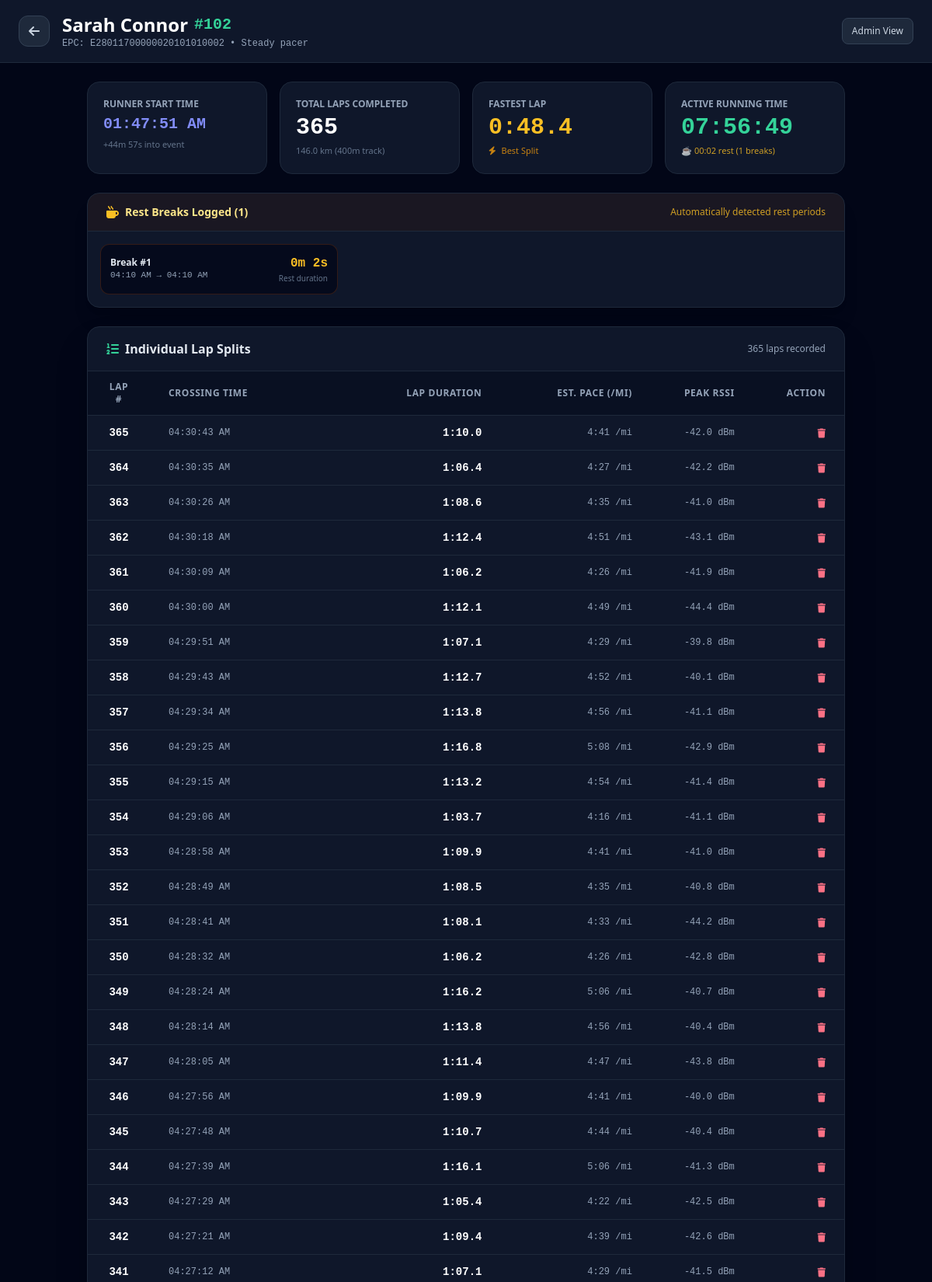
The app's page /runner/102 (upper part) with its own data.
### tables this page shows
CREATE TABLE participants (
                bib_number INTEGER PRIMARY KEY,
                name TEXT NOT NULL,
                epc TEXT UNIQUE NOT NULL,
                notes TEXT DEFAULT '',
                created_at REAL NOT NULL
            , start_time REAL DEFAULT NULL, last_crossing_time REAL DEFAULT NULL);

CREATE TABLE laps (
                id INTEGER PRIMARY KEY AUTOINCREMENT,
                bib_number INTEGER NOT NULL,
                lap_number INTEGER NOT NULL,
                crossing_time REAL NOT NULL,
                lap_duration_seconds REAL NOT NULL,
                peak_rssi REAL DEFAULT 0.0,
                manual_entry INTEGER DEFAULT 0,
                FOREIGN KEY(bib_number) REFERENCES participants(bib_number) ON DELETE CASCADE
            );

CREATE TABLE breaks (
                id INTEGER PRIMARY KEY AUTOINCREMENT,
                bib_number INTEGER NOT NULL,
                break_number INTEGER NOT NULL,
                start_time REAL NOT NULL,
                end_time REAL NOT NULL,
                duration_seconds REAL NOT NULL,
                FOREIGN KEY(bib_number) REFERENCES participants(bib_number) ON DELETE CASCADE
            );

### web/app.py (the view)
@app.get("/runner/{bib}", response_class=HTMLResponse)
async def runner_page(request: Request, bib: int):
    participant = db.get_participant_by_bib(bib)
    if not participant:
        raise HTTPException(status_code=404, detail="Runner not found")
    laps = db.get_laps_for_runner(bib)
    breaks = db.get_breaks_for_runner(bib)
    event_state = db.get_event_state()
    return templates.TemplateResponse(
        request=request,
        name="runner_detail.html",
        context={
            "runner": participant,
            "laps": laps,
            "breaks": breaks,
            "event": event_state
        }
    )

### web/templates/runner_detail.html (shortened to what this page needs)
<!DOCTYPE html>
<html lang="en" class="dark">
<head>
  <script src="https://cdn.tailwindcss.com"></script>
  <link rel="stylesheet" href="https://cdnjs.cloudflare.com/ajax/libs/font-awesome/6.4.0/css/all.min.css">
</head>
<body class="bg-slate-950 text-slate-100 min-h-screen flex flex-col font-sans antialiased">
  <header class="bg-slate-900 border-b border-slate-800 px-6 py-4 flex items-center justify-between sticky top-0 z-50">
    <div class="flex items-center space-x-4">
      <a href="/leaderboard" class="w-10 h-10 rounded-xl bg-slate-800 hover:bg-slate-700 border border-slate-700 flex items-center justify-center text-slate-300 font-bold transition">
        <i class="fa-solid fa-arrow-left"></i>
      </a>
      <div>
        <h1 class="text-2xl font-black text-white flex items-center gap-2">
          {{ runner.name }}
          <span class="text-emerald-400 font-mono text-xl">#{{ runner.bib_number }}</span>
        </h1>
        <p class="text-xs text-slate-400 font-mono">EPC: {{ runner.epc }} {% if runner.notes %}• {{ runner.notes }}{% endif %}</p>
      </div>
    </div>
    <div class="flex items-center space-x-3">
      <a href="/admin" class="text-xs bg-slate-800 hover:bg-slate-700 text-slate-300 px-3 py-2 rounded-lg border border-slate-700 font-medium">
        Admin View
      </a>
    </div>
  </header>
  <main class="flex-1 max-w-5xl w-full mx-auto p-6 space-y-6">
    <div class="grid grid-cols-2 md:grid-cols-4 gap-4">
      <div class="bg-slate-900 border border-slate-800 p-5 rounded-2xl">
        <div class="text-xs text-slate-400 uppercase font-semibold">Runner Start Time</div>
        <div class="text-xl font-black text-indigo-400 font-mono mt-1">
        </div>
        <div class="text-[11px] text-slate-500 mt-1">
          {% if runner.start_time and event.start_time %}
            {% set offset_sec = runner.start_time - event.start_time %}
            +{{ (offset_sec // 60) | int }}m {{ (offset_sec % 60) | int }}s into event
          {% else %}
            Chip Start on 1st crossing
          {% endif %}
        </div>
      </div>
      <div class="bg-slate-900 border border-slate-800 p-5 rounded-2xl">
        <div class="text-xs text-slate-400 uppercase font-semibold">Total Laps Completed</div>
        <div class="text-3xl font-black text-white font-mono mt-1">{{ laps | length }}</div>
        <div class="text-[11px] text-slate-500 mt-1">{{ ((laps | length) * 0.4) | round(2) }} km (400m track)</div>
      </div>
      <div class="bg-slate-900 border border-slate-800 p-5 rounded-2xl">
        <div class="text-xs text-slate-400 uppercase font-semibold">Fastest Lap</div>
        {% set fastest = laps | map(attribute='lap_duration_seconds') | min if laps else None %}
        <div class="text-3xl font-black text-amber-400 font-mono mt-1">
          {% if fastest %}
            {{ (fastest // 60) | int }}:{{ "%04.1f" | format(fastest % 60) }}
          {% else %}
            --:--
          {% endif %}
        </div>
        <div class="text-[11px] text-amber-500/80 mt-1"><i class="fa-solid fa-bolt mr-1"></i> Best Split</div>
      </div>
      <div class="bg-slate-900 border border-slate-800 p-5 rounded-2xl">
        <div class="text-xs text-slate-400 uppercase font-semibold">Active Running Time</div>
        {% set total_sec = laps | sum(attribute='lap_duration_seconds') if laps else 0 %}
        <div class="text-3xl font-black text-emerald-400 font-mono mt-1">
          {{ "%02d:%02d:%02d" | format((total_sec // 3600) | int, ((total_sec % 3600) // 60) | int, (total_sec % 60) | int) }}
        </div>
        {% set total_rest = breaks | sum(attribute='duration_seconds') if breaks else 0 %}
        <div class="text-[11px] text-amber-400/80 mt-1">
          ☕ {{ "%02d:%02d" | format((total_rest // 60) | int, (total_rest % 60) | int) }} rest ({{ breaks | length }} breaks)
        </div>
      </div>
    </div>
    {% if breaks %}
    <div class="bg-slate-900 border border-slate-800 rounded-2xl overflow-hidden shadow-xl">
      <div class="px-6 py-3.5 border-b border-slate-800 flex items-center justify-between bg-amber-950/20">
        <div class="flex items-center space-x-2">
          <i class="fa-solid fa-mug-hot text-amber-400"></i>
          <h2 class="text-sm font-bold text-amber-200">Rest Breaks Logged ({{ breaks | length }})</h2>
        </div>
        <span class="text-xs text-amber-400/80">Automatically detected rest periods</span>
      </div>
      <div class="p-4 grid grid-cols-1 md:grid-cols-3 gap-3">
        {% for b in breaks %}
        <div class="bg-slate-950/70 border border-amber-900/40 rounded-xl p-3 flex justify-between items-center">
          <div>
            <div class="text-xs font-bold text-slate-200">Break #{{ b.break_number }}</div>
            <div class="text-[11px] text-slate-400 font-mono">
              →
            </div>
          </div>
          <div class="text-right">
            <div class="text-base font-black font-mono text-amber-400">
              {{ (b.duration_seconds // 60) | int }}m {{ (b.duration_seconds % 60) | int }}s
            </div>
            <div class="text-[10px] text-slate-500">Rest duration</div>
          </div>
        </div>
        {% endfor %}
      </div>
    </div>
    {% endif %}
    <div class="bg-slate-900 border border-slate-800 rounded-2xl overflow-hidden shadow-2xl">
      <div class="px-6 py-4 border-b border-slate-800 flex justify-between items-center">
        <h2 class="text-base font-bold text-slate-200 flex items-center gap-2">
          <i class="fa-solid fa-list-ol text-emerald-400"></i> Individual Lap Splits
        </h2>
        <span class="text-xs text-slate-400">{{ laps | length }} laps recorded</span>
      </div>
      <div class="overflow-x-auto">
        <table class="w-full text-left border-collapse">
          <thead>
            <tr class="border-b border-slate-800 text-xs font-semibold text-slate-400 uppercase tracking-wider bg-slate-950/40">
              <th class="py-3 px-6 text-center w-20">Lap #</th>
              <th class="py-3 px-6">Crossing Time</th>
              <th class="py-3 px-6 text-right">Lap Duration</th>
              <th class="py-3 px-6 text-right">Est. Pace (/mi)</th>
              <th class="py-3 px-6 text-center">Peak RSSI</th>
              <th class="py-3 px-6 text-right w-24">Action</th>
            </tr>
          </thead>
          <tbody class="divide-y divide-slate-800 text-sm">
            {% for lap in laps | reverse %}
            <tr class="hover:bg-slate-800/40">
              <td class="py-3 px-6 text-center font-mono font-bold text-white">{{ lap.lap_number }}</td>
              <td class="py-3 px-6 font-mono text-xs text-slate-400">
              </td>
              <td class="py-3 px-6 text-right font-mono font-bold text-white">
                {{ (lap.lap_duration_seconds // 60) | int }}:{{ "%04.1f" | format(lap.lap_duration_seconds % 60) }}
              </td>
              <td class="py-3 px-6 text-right font-mono text-xs text-slate-400">
                {% set pace_sec_per_mile = (lap.lap_duration_seconds / 0.24855) %}
                {{ (pace_sec_per_mile // 60) | int }}:{{ "%02d" | format((pace_sec_per_mile % 60) | int) }} /mi
              </td>
              <td class="py-3 px-6 text-center font-mono text-xs text-slate-400">
                {% if lap.peak_rssi %}
                  {{ lap.peak_rssi }} dBm
                {% else %}
                  -
                {% endif %}
              </td>
              <td class="py-3 px-6 text-right">
                <button onclick="deleteLap({{ lap.id }})" title="Delete Lap" class="text-xs text-rose-400 hover:text-rose-300">
                  <i class="fa-solid fa-trash"></i>
                </button>
              </td>
            </tr>
            {% endfor %}
          </tbody>
        </table>
      </div>
    </div>
  </main>
</body>
</html>

### records on screen
participants: name "Sarah Connor", bib_number "102", epc "E28011700000020101010002", notes "Steady pacer"
laps: lap_duration_seconds "0", fastest%60 "48.4"
breaks: break_number "1", duration_seconds "0", (b.duration_seconds%60)|int "2"
laps: lap_number "365", lap_duration_seconds "1", lap.lap_duration_seconds%60 "10.0", value "4", value "41", peak_rssi "-42.0"
laps: lap_number "364", lap_duration_seconds "1", lap.lap_duration_seconds%60 "06.4", value "4", value "27", peak_rssi "-42.2"
laps: lap_number "363", lap_duration_seconds "1", lap.lap_duration_seconds%60 "08.6", value "4", value "35", peak_rssi "-41.0"
laps: lap_number "362", lap_duration_seconds "1", lap.lap_duration_seconds%60 "12.4", value "4", value "51", peak_rssi "-43.1"
laps: lap_number "361", lap_duration_seconds "1", lap.lap_duration_seconds%60 "06.2", value "4", value "26", peak_rssi "-41.9"
laps: lap_number "360", lap_duration_seconds "1", lap.lap_duration_seconds%60 "12.1", value "4", value "49", peak_rssi "-44.4"
laps: lap_number "359", lap_duration_seconds "1", lap.lap_duration_seconds%60 "07.1", value "4", value "29", peak_rssi "-39.8"
laps: lap_number "358", lap_duration_seconds "1", lap.lap_duration_seconds%60 "12.7", value "4", value "52", peak_rssi "-40.1"
laps: lap_number "357", lap_duration_seconds "1", lap.lap_duration_seconds%60 "13.8", value "4", value "56", peak_rssi "-41.1"
laps: lap_number "356", lap_duration_seconds "1", lap.lap_duration_seconds%60 "16.8", value "5", value "08", peak_rssi "-42.9"
laps: lap_number "355", lap_duration_seconds "1", lap.lap_duration_seconds%60 "13.2", value "4", value "54", peak_rssi "-41.4"
laps: lap_number "354", lap_duration_seconds "1", lap.lap_duration_seconds%60 "03.7", value "4", value "16", peak_rssi "-41.1"
laps: lap_number "353", lap_duration_seconds "1", lap.lap_duration_seconds%60 "09.9", value "4", value "41", peak_rssi "-41.0"
laps: lap_number "352", lap_duration_seconds "1", lap.lap_duration_seconds%60 "08.5", value "4", value "35", peak_rssi "-40.8"
laps: lap_number "351", lap_duration_seconds "1", lap.lap_duration_seconds%60 "08.1", value "4", value "33", peak_rssi "-44.2"
laps: lap_number "350", lap_duration_seconds "1", lap.lap_duration_seconds%60 "06.2", value "4", value "26", peak_rssi "-42.8"
laps: lap_number "349", lap_duration_seconds "1", lap.lap_duration_seconds%60 "16.2", value "5", value "06", peak_rssi "-40.7"
laps: lap_number "348", lap_duration_seconds "1", lap.lap_duration_seconds%60 "13.8", value "4", value "56", peak_rssi "-40.4"
laps: lap_number "347", lap_duration_seconds "1", lap.lap_duration_seconds%60 "11.4", value "4", value "47", peak_rssi "-43.8"
laps: lap_number "346", lap_duration_seconds "1", lap.lap_duration_seconds%60 "09.9", value "4", value "41", peak_rssi "-40.0"
laps: lap_number "345", lap_duration_seconds "1", lap.lap_duration_seconds%60 "10.7", value "4", value "44", peak_rssi "-40.4"
laps: lap_number "344", lap_duration_seconds "1", lap.lap_duration_seconds%60 "16.1", value "5", value "06", peak_rssi "-41.3"
laps: lap_number "343", lap_duration_seconds "1", lap.lap_duration_seconds%60 "05.4", value "4", value "22", peak_rssi "-42.5"
laps: lap_number "342", lap_duration_seconds "1", lap.lap_duration_seconds%60 "09.4", value "4", value "39", peak_rssi "-42.6"
laps: lap_number "341", lap_duration_seconds "1", lap.lap_duration_seconds%60 "07.1", value "4", value "29", peak_rssi "-41.5"

### other values on screen
{{ (offset_sec // 60) | int }} "44"
{{ (offset_sec % 60) | int }} "57"
{{ laps | length }} "365"
{{ ((laps | length) * 0.4) | round(2) }} "146.0"
{{ breaks | length }} "1"
